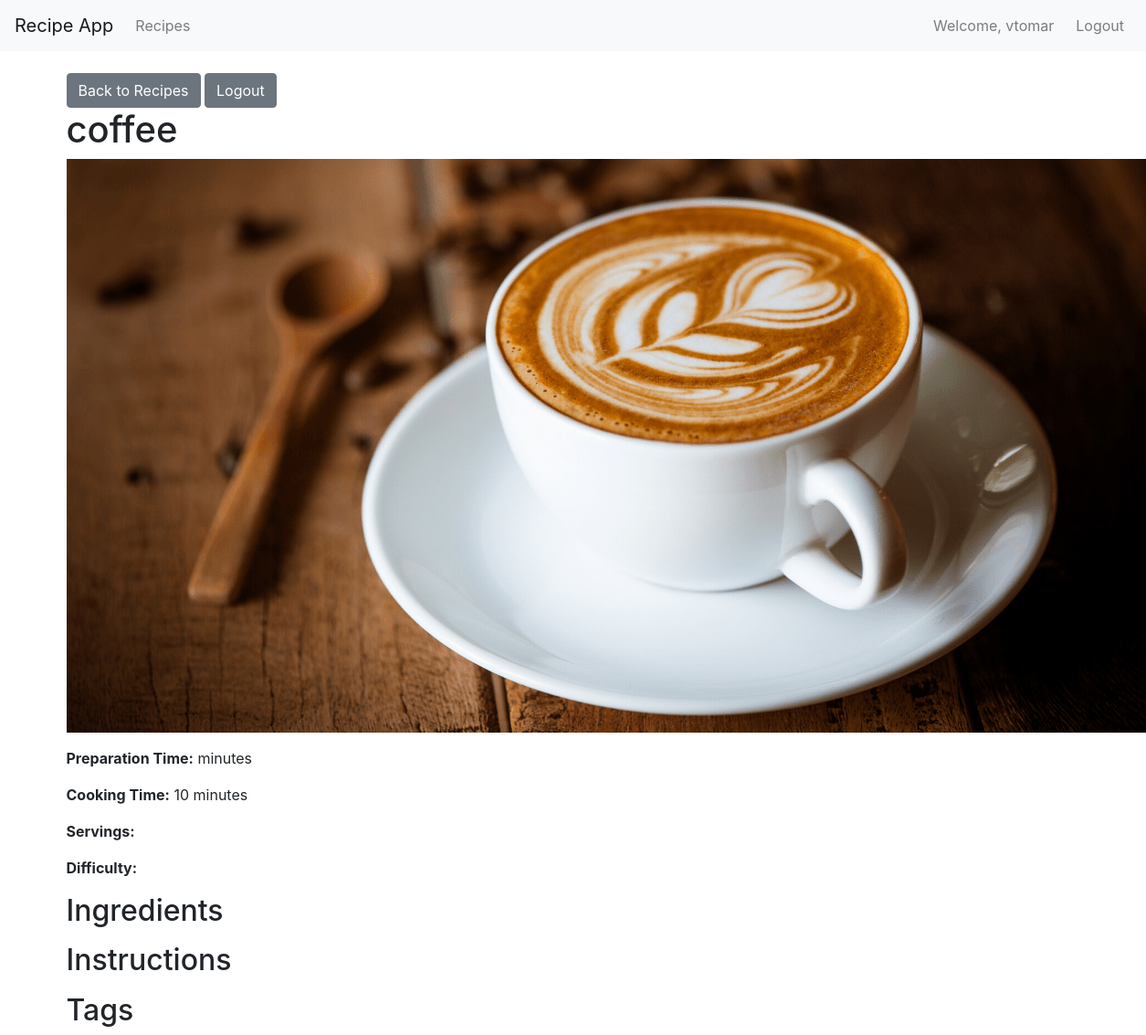
Page /recipes/866c7544-4135-435d-a132-ea58335e4715/ (signed in) on the committed database.
### recipes/models.py (models this page shows, shortened)
class Recipe(models.Model):
    DIFFICULTY_CHOICES = [
        ('Easy', 'Easy'),
        ('Medium', 'Medium'),
        ('Intermediate', 'Intermediate'),
        ('Hard', 'Hard'),
    ]
    id = models.UUIDField(primary_key=True, default=uuid.uuid4, editable=False)
    name = models.CharField(max_length=100)
    ingredients = models.TextField()
    cooking_time = models.PositiveIntegerField(help_text="in minutes")
    instructions = models.TextField(default="No instructions provided.")
    image = models.ImageField(upload_to='recipe_images/', default='default_recipe.jpg')
    difficulty = models.CharField(max_length=20, choices=DIFFICULTY_CHOICES, default='Easy')
    author = models.ForeignKey(User, on_delete=models.SET_NULL, null=True, blank=True)
    class Meta:
        ordering = ['name']

### recipes/views.py (the view)
# urls.py: path('recipes/<uuid:pk>/', views.recipe_detail, name='recipe_detail'),
@login_required(login_url='recipes:login')
def recipe_detail(request, pk):
    recipe = get_object_or_404(Recipe, pk=pk)
    return render(request, 'recipes/recipe_detail.html', {'recipe': recipe})

### recipe_project/recipes/templates/recipes/recipe_detail.html (shortened to what this page needs)
{% extends 'base.html' %}
{% block content %}
{% if user.is_authenticated %}
    <div class="recipe-detail-container">
        <div class="auth-actions">
            <a href="{% url 'recipes:recipe_list' %}" class="btn btn-secondary">Back to Recipes</a>
            <a href="{% url 'recipes:logout' %}" class="btn btn-secondary">Logout</a>
        </div>
        <h1>{{ recipe.name }}</h1>
        <img src="{{ recipe.image.url }}" alt="{{ recipe.name }}" class="recipe-image">
        <div class="recipe-info">
            <p><strong>Preparation Time:</strong> {{ recipe.preparation_time }} minutes</p>
            <p><strong>Cooking Time:</strong> {{ recipe.cooking_time }} minutes</p>
            <p><strong>Servings:</strong> {{ recipe.servings }}</p>
            <p><strong>Difficulty:</strong> {{ difficulty }}</p>
        </div>
        <h2>Ingredients</h2>
        <h2>Instructions</h2>
        <h2>Tags</h2>
    </div>
{% else %}
    <div class="auth-message">
        <p>Please log in to view this recipe.</p>
        <a href="{% url 'recipes:login' %}" class="btn btn-primary">Login</a>
    </div>
{% endif %}
{% endblock %}

### templates/base.html (shortened to what this page needs)
<!DOCTYPE html>
<html lang="en">
<head>
    <link rel="stylesheet" href="https://stackpath.bootstrapcdn.com/bootstrap/4.5.2/css/bootstrap.min.css">
</head>
<body>
    <nav class="navbar navbar-expand-lg navbar-light bg-light">
        <a class="navbar-brand" href="{% url 'recipes:home' %}">Recipe App</a>
        <div class="collapse navbar-collapse" id="navbarNav">
            <ul class="navbar-nav mr-auto">
                <li class="nav-item">
                    <a class="nav-link" href="{% url 'recipes:recipe_list' %}">Recipes</a>
                </li>
            </ul>
            <ul class="navbar-nav">
                {% if user.is_authenticated %}
                    <li class="nav-item">
                        <span class="navbar-text mr-3">Welcome, {{ user.username }}</span>
                    </li>
                    <li class="nav-item">
                        <a class="nav-link" href="{% url 'recipes:logout' %}">Logout</a>
                    </li>
                {% else %}
                    <li class="nav-item">
                        <a class="nav-link" href="{% url 'recipes:login' %}">Login</a>
                    </li>
                {% endif %}
            </ul>
        </div>
    </nav>
    <div class="container mt-4">
        {% block content %}
        {% endblock %}
    </div>
</body>
</html>

### rows in the picture
Recipe: name "coffee", image (picture), cooking_time "10"

### other values in the picture
{{ user.username }} "vtomar"
